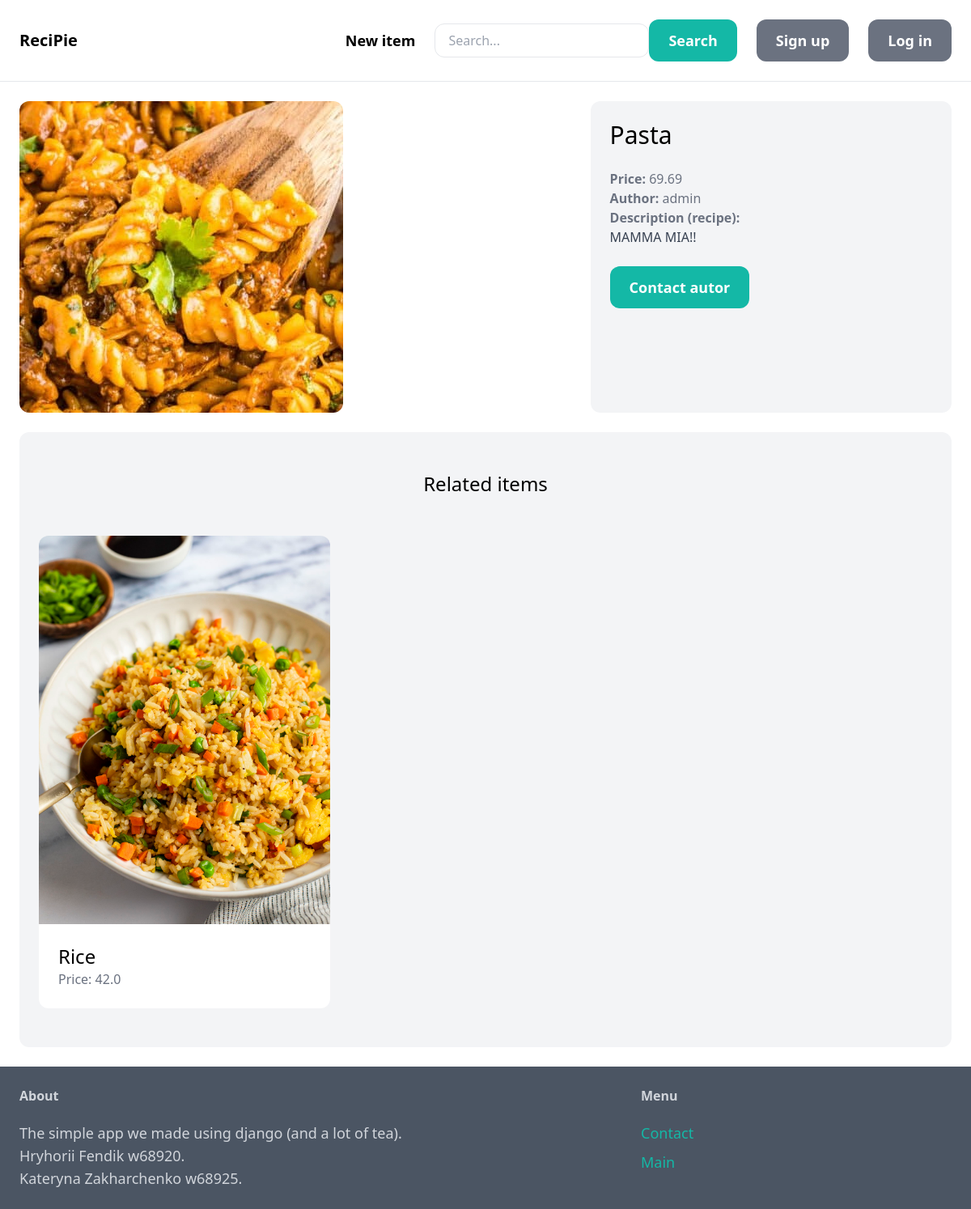
Screenshot of /items/13/ with the database file from the repository.
### item/models.py (models this page shows, shortened)
class Item(models.Model):
    category=models.ForeignKey(Category, related_name='items', on_delete=models.CASCADE)
    name=models.CharField(max_length=255)
    description = models.TextField(blank=True, null=True)
    price = models.FloatField(blank=True, null=True)
    image = models.ImageField(upload_to='item_images', blank=True, null=True, default='item_images/null.png')
    is_sold = models.BooleanField(default=False)
    created_by = models.ForeignKey(User, related_name='items', on_delete=models.CASCADE)
    created_at=models.DateTimeField(auto_now_add=True)

### item/views.py (the view)
# urls.py: path('<int:pk>/', views.detail, name='detail'),
def detail(request, pk):
    item = get_object_or_404(Item, pk=pk)
    related_items = Item.objects.filter(category =item.category, is_sold=False).exclude(pk=pk)[0:3]
    return render(request, 'item/detail.html', {
        'item':item,
        'related_items': related_items
    })

### item/templates/item/detail.html (shortened to what this page needs)
{% extends 'core/base.html' %}
{% block content %}
    <div class="grid grid-cols-5 gap-6">
        <div class="col-span-3">
            <img src="{{item.image.url}}" class="rounded-xl">
        </div>
        <div class="col-span-2 p-6 bg-gray-100 rounded-xl">
            <h1 class="mb-6 text-3xl">{{ item.name }}</h1>
            <p class="text-gray-500"><strong>Price: </strong>{{ item.price }}</p>
            <p class="text-gray-500"><strong>Author: </strong>{{ item.created_by.username }}</p>
            {% if item.description  %}
            <p class="text-gray-700">
                <strong class="text-gray-500">Description (recipe):</strong><br>
                {{ item.description }}
            </p>
            {% endif %}
            {% if request.user == item.created_by  %}
                <div class="mt-6 p-6 bg-white rounded-xl">
                    <p>This is your item</p>
                    <a href="{% url 'item:edit' item.id %}" class="inline-block mt-6 px-6 py-3 text-lg font-semibold bg-teal-500  text-white rounded-xl hover:bg-teal-700">Edit recipe</a>
                    <a href="{% url 'item:delete' item.id %}" class="inline-block mt-6 px-6 py-3 text-lg font-semibold bg-red-500  text-white rounded-xl hover:bg-red-700">Delete recipe</a>
                </div>
            {% else %}
            <a href="{% url 'conversation:new' item.id %}" class="inline-block mt-6 px-6 py-3 text-lg font-semibold bg-teal-500  text-white rounded-xl hover:bg-teal-700">Contact autor</a>
            {% endif %}
        </div>
    </div>
        <div class="mt-6 px-6 py-12 bg-gray-100 rounded-xl">
            <h2 class="mb-12 text-2xl text-center">Related items</h2>
            <div class="grid grid-cols-3 gap-3">
                {% for item in related_items %}
                <div>
                    <a href="{% url 'item:detail' item.id %}">
                        <div>
                            <img src="{{ item.image.url }}" class="rounded-t-xl">
                        </div>
                        <div class="p-6 bg-white rounded-b-xl">
                            <h2 class="text-2xl">{{ item.name }}</h2>
                            <p class="text-gray-500">Price: {{ item.price }}</p>
                        </div>
                    </a>
                </div>
                {% endfor %}
            </div>
        </div>
    </div>
{% endblock %}

### rows the page displays
Item: image (picture), name "Pasta", price "69.69", created_by.username "admin", description "MAMMA MIA!!"
Item: image (picture), name "Rice", price "42.0"
